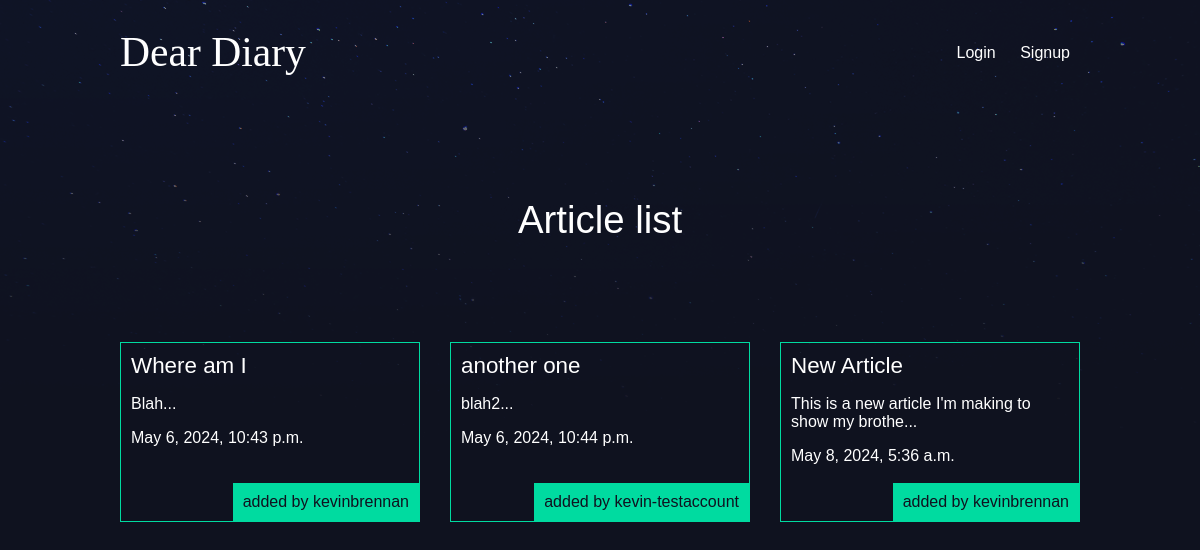
Before: / with the older database file.
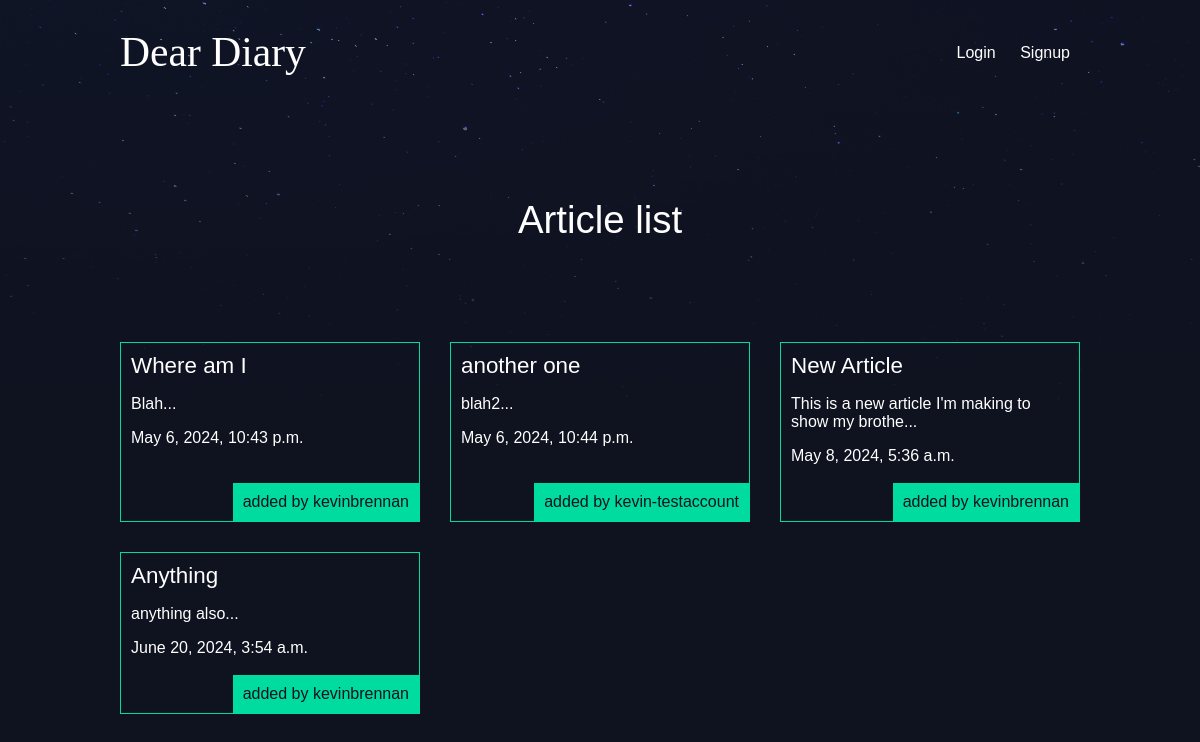
After: the same page with the newer database file.
### articles/models.py (models this page shows, shortened)
class Article(models.Model):
    title = models.CharField(max_length=100)  # each of these are columns in the db/elements of the article. Need to set them equal to their Field type
    slug = models.SlugField()  # Slug is a URL
    body = models.TextField()
    date = models.DateTimeField(auto_now_add=True)  # when an article is created, the time is automatically generated
    thumb = models.ImageField(default='default.png', blank=True)
    author = models.ForeignKey(User, default=None, on_delete=models.DO_NOTHING)
    def snippet(self):
        return self.body[:50] + '...'

### articles/views.py (the view)
# urls.py: path("", views.article_list, name="list"), #as this is the homepage, there is no route/url path to take so the string is empty
def article_list(request):
    articles = Article.objects.all().order_by('date')  #this grabs all records from article db table. Can order by any field in the model
    return render(request, 'articles/article_list.html', { 'articles': articles })  #the third parameter is the data we want to send to the template

### articles/templates/articles/article_list.html (shortened to what this page needs)
{% extends 'base_layout.html' %}
{% block content %}
    <h1>Article list</h1>
    <div class="articles">
        {% for article in articles %}
        <div class="article">
            <h2><a href="{% url 'articles:detail' slug=article.slug %}">{{ article.title }}</a></h2>
            <p>{{ article.snippet }}</p>
            <p>{{ article.date }}</p>
            <p class="author">added by {{ article.author.username }}</p>
        </div>
    </div>
{% endblock %}

### templates/base_layout.html (shortened to what this page needs)
{% load static %}
<!DOCTYPE html>
<html lang="en">
    <head>
        <link rel="stylesheet" type="text/css" href="{% static '/styles.css' %}">
    </head>
    <body>
        <header class="wrapper">
            <h1><a href="{% url 'home' %}" class="send">Dear Diary</a></h1>
            <nav>
                <ul>
                    {% if user.is_authenticated %}
                    <li>
                        <form class="logout-link" action="{% url 'accounts:logout' %}" method="post">
                            {% csrf_token %}
                            <button type="submit">Logout</button>
                        </form>
                    </li>
                    <li><a href="{% url 'articles:create' %}" class="highlight">New Article</a></li>
                    {% else %}
                    <li><a href="{% url 'accounts:login' %}">Login</a></li>
                    <li><a href="{% url 'accounts:signup' %}">Signup</a> </li>
                    {% endif %}
                </ul>
            </nav>
        </header>
        <div class="wrapper">
            {% block content %}
            {% endblock %}
        </div>
    </body>
</html>

### assets/styles.css (style rules this page uses)
body { background-color: #0f121f; background-image: url(stars.png); background-repeat: no-repeat; color: #fff; }
body * { font-family: Ubuntu, 'Gill Sans', 'Gill Sans MT', Calibri, 'Trebuchet MS', sans-serif; }
h1, h2, h3, h4, h5 { font-weight: lighter; margin: 0; }
.send { font-family: 'Comic Sans MS', cursive !important; font-size: 1.3em; }
a, a:hover, a:visited { color: #fff; text-decoration: none; }
.wrapper { max-width: 960px; margin: 0 auto; }
div.wrapper h1 { text-align: center; margin: 100px auto; font-size: 2.4em; }
header { display: grid; grid-template-columns: 1fr 1fr; padding: 20px 0; margin-left: 10px; }
nav { justify-self: end; margin-right: 10px; }
nav li { display: inline-block; margin-left: 20px; }
.articles { display: grid; grid-template-columns: 1fr 1fr 1fr; grid-gap: 30px; }
.article { padding: 10px; border: 1px solid #00dba0; position: relative; padding-bottom: 40px; }
.article h2 { font-size: 1.4em; }
.article p { font-weight: lighter; }
.article .author { padding: 10px; background-color: #00dba0; position: absolute; right: 0; bottom: 0; margin: 0; color: #0f121f; font-weight: normal; }

Changed rows visible on the page:
added Article: title "Anything", snippet "anything also...", date "June 20, 2024, 3:54 a.m.", author.username "kevinbrennan"
